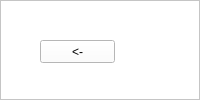
         <widget class="QWidget" name="add_to_study_list_page">
          <layout class="QVBoxLayout" name="verticalLayout_12">
           <property name="spacing">
            <number>0</number>
           </property>
           <property name="leftMargin">
            <number>0</number>
           </property>
           <property name="topMargin">
            <number>0</number>
           </property>
           <property name="rightMargin">
            <number>0</number>
           </property>
           <property name="bottomMargin">
            <number>0</number>
           </property>
           <item>
            <widget class="QFrame" name="frame_2">
             <property name="styleSheet">
              <string notr="true">background-color: rgb(255, 255, 255);</string>
             </property>
             <property name="frameShape">
              <enum>QFrame::StyledPanel</enum>
             </property>
             <property name="frameShadow">
              <enum>QFrame::Raised</enum>
             </property>
             <widget class="QTableWidget" name="study_list_tablewidget">
              <property name="geometry">
               <rect>
                <x>460</x>
                <y>130</y>
                <width>491</width>
                <height>321</height>
               </rect>
              </property>
             </widget>
             <widget class="QLabel" name="exercises_to_be_added_line_edit">
              <property name="geometry">
               <rect>
                <x>470</x>
                <y>80</y>
                <width>481</width>
                <height>31</height>
               </rect>
              </property>
              <property name="text">
               <string>TextLabel</string>
              </property>
             </widget>
             <widget class="QLineEdit" name="add_new_study_list_line_edit">
              <property name="geometry">
               <rect>
                <x>460</x>
                <y>560</y>
                <width>491</width>
                <height>20</height>
               </rect>
              </property>
             </widget>
             <widget class="QPushButton" name="add_new_study_list_pushbutton">
              <property name="geometry">
               <rect>
                <x>460</x>
                <y>590</y>
                <width>75</width>
                <height>23</height>
               </rect>
              </property>
              <property name="text">
               <string>Add</string>
              </property>
             </widget>
             <widget class="QLabel" name="label_30">
              <property name="geometry">
               <rect>
                <x>460</x>
                <y>540</y>
                <width>131</width>
                <height>16</height>
               </rect>
              </property>
              <property name="text">
               <string>Add New Study List</string>
              </property>
             </widget>
             <widget class="QPushButton" name="add_to_list_button">
              <property name="geometry">
               <rect>
                <x>460</x>
                <y>470</y>
                <width>75</width>
                <height>23</height>
               </rect>
              </property>
              <property name="text">
               <string>Add to List</string>
              </property>
             </widget>
             <widget class="QPushButton" name="pushButton_23">
              <property name="geometry">
               <rect>
                <x>40</x>
                <y>40</y>
                <width>75</width>
                <height>23</height>
               </rect>
              </property>
              <property name="text">
               <string>&lt;-</string>
              </property>
             </widget>
            </widget>
           </item>
          </layout>
         </widget>
